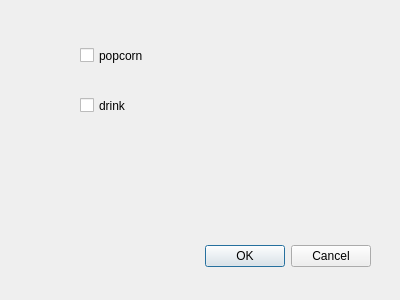
<?xml version="1.0" encoding="UTF-8"?>
<ui version="4.0">
 <class>confirmationdialog</class>
 <widget class="QDialog" name="confirmationdialog">
  <property name="geometry">
   <rect>
    <x>0</x>
    <y>0</y>
    <width>400</width>
    <height>300</height>
   </rect>
  </property>
  <property name="windowTitle">
   <string>Dialog</string>
  </property>
  <widget class="QDialogButtonBox" name="buttonBox">
   <property name="geometry">
    <rect>
     <x>30</x>
     <y>240</y>
     <width>341</width>
     <height>32</height>
    </rect>
   </property>
   <property name="orientation">
    <enum>Qt::Horizontal</enum>
   </property>
   <property name="standardButtons">
    <set>QDialogButtonBox::Cancel|QDialogButtonBox::Ok</set>
   </property>
  </widget>
  <widget class="QCheckBox" name="popcornCheckBox">
   <property name="geometry">
    <rect>
     <x>80</x>
     <y>30</y>
     <width>171</width>
     <height>51</height>
    </rect>
   </property>
   <property name="text">
    <string>popcorn</string>
   </property>
  </widget>
  <widget class="QCheckBox" name="drinkCheckBox">
   <property name="geometry">
    <rect>
     <x>80</x>
     <y>80</y>
     <width>131</width>
     <height>51</height>
    </rect>
   </property>
   <property name="text">
    <string>drink</string>
   </property>
  </widget>
 </widget>
 <resources/>
 <connections>
  <connection>
   <sender>buttonBox</sender>
   <signal>accepted()</signal>
   <receiver>confirmationdialog</receiver>
   <slot>accept()</slot>
   <hints>
    <hint type="sourcelabel">
     <x>248</x>
     <y>254</y>
    </hint>
    <hint type="destinationlabel">
     <x>157</x>
     <y>274</y>
    </hint>
   </hints>
  </connection>
  <connection>
   <sender>buttonBox</sender>
   <signal>rejected()</signal>
   <receiver>confirmationdialog</receiver>
   <slot>reject()</slot>
   <hints>
    <hint type="sourcelabel">
     <x>316</x>
     <y>260</y>
    </hint>
    <hint type="destinationlabel">
     <x>286</x>
     <y>274</y>
    </hint>
   </hints>
  </connection>
 </connections>
</ui>
